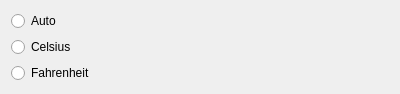
<?xml version="1.0" encoding="UTF-8"?>
<ui version="4.0">
 <class>TemperatureUnitSettingsPane</class>
 <widget class="QWidget" name="TemperatureUnitSettingsPane">
  <property name="geometry">
   <rect>
    <x>0</x>
    <y>0</y>
    <width>400</width>
    <height>76</height>
   </rect>
  </property>
  <property name="windowTitle">
   <string notr="true">Form</string>
  </property>
  <layout class="QVBoxLayout" name="verticalLayout">
   <item>
    <widget class="QRadioButton" name="systemRadioButton">
     <property name="text">
      <string>Auto</string>
     </property>
    </widget>
   </item>
   <item>
    <widget class="QRadioButton" name="celsiusRadioButton">
     <property name="text">
      <string>Celsius</string>
     </property>
    </widget>
   </item>
   <item>
    <widget class="QRadioButton" name="fahrenheitRadioButton">
     <property name="text">
      <string>Fahrenheit</string>
     </property>
    </widget>
   </item>
  </layout>
 </widget>
 <resources/>
 <connections/>
</ui>
